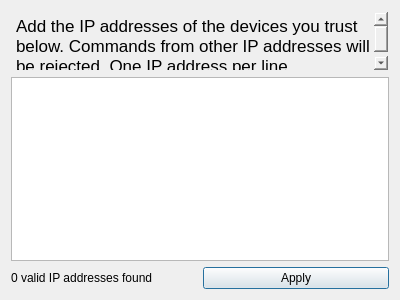
<?xml version="1.0" encoding="UTF-8"?>
<ui version="4.0">
 <class>WhitelistWindow</class>
 <widget class="QDialog" name="WhitelistWindow">
  <property name="geometry">
   <rect>
    <x>0</x>
    <y>0</y>
    <width>400</width>
    <height>300</height>
   </rect>
  </property>
  <property name="windowTitle">
   <string>Dialog</string>
  </property>
  <layout class="QGridLayout" name="gridLayout">
   <item row="0" column="0" colspan="2">
    <widget class="QTextBrowser" name="textBrowser">
     <property name="maximumSize">
      <size>
       <width>16777215</width>
       <height>60</height>
      </size>
     </property>
     <property name="styleSheet">
      <string notr="true">background-color: rgba(255, 255, 255, 0);</string>
     </property>
     <property name="html">
      <string>&lt;!DOCTYPE HTML PUBLIC &quot;-//W3C//DTD HTML 4.0//EN&quot; &quot;http://www.w3.org/TR/REC-html40/strict.dtd&quot;&gt;
&lt;html&gt;&lt;head&gt;&lt;meta name=&quot;qrichtext&quot; content=&quot;1&quot; /&gt;&lt;style type=&quot;text/css&quot;&gt;
p, li { white-space: pre-wrap; }
&lt;/style&gt;&lt;/head&gt;&lt;body style=&quot; font-family:'.Helvetica Neue DeskInterface'; font-size:13pt; font-weight:400; font-style:normal;&quot;&gt;
&lt;p style=&quot; margin-top:0px; margin-bottom:0px; margin-left:0px; margin-right:0px; -qt-block-indent:0; text-indent:0px;&quot;&gt;Add the IP addresses of the devices you trust below. Commands from other IP addresses will be rejected. One IP address per line.&lt;/p&gt;&lt;/body&gt;&lt;/html&gt;</string>
     </property>
    </widget>
   </item>
   <item row="1" column="0" colspan="2">
    <widget class="QTextEdit" name="ipTextEdit"/>
   </item>
   <item row="2" column="0">
    <widget class="QLabel" name="validIPsFound">
     <property name="text">
      <string>0 valid IP addresses found</string>
     </property>
    </widget>
   </item>
   <item row="2" column="1">
    <widget class="QPushButton" name="applyButton">
     <property name="text">
      <string>Apply</string>
     </property>
    </widget>
   </item>
  </layout>
 </widget>
 <resources/>
 <connections/>
</ui>
